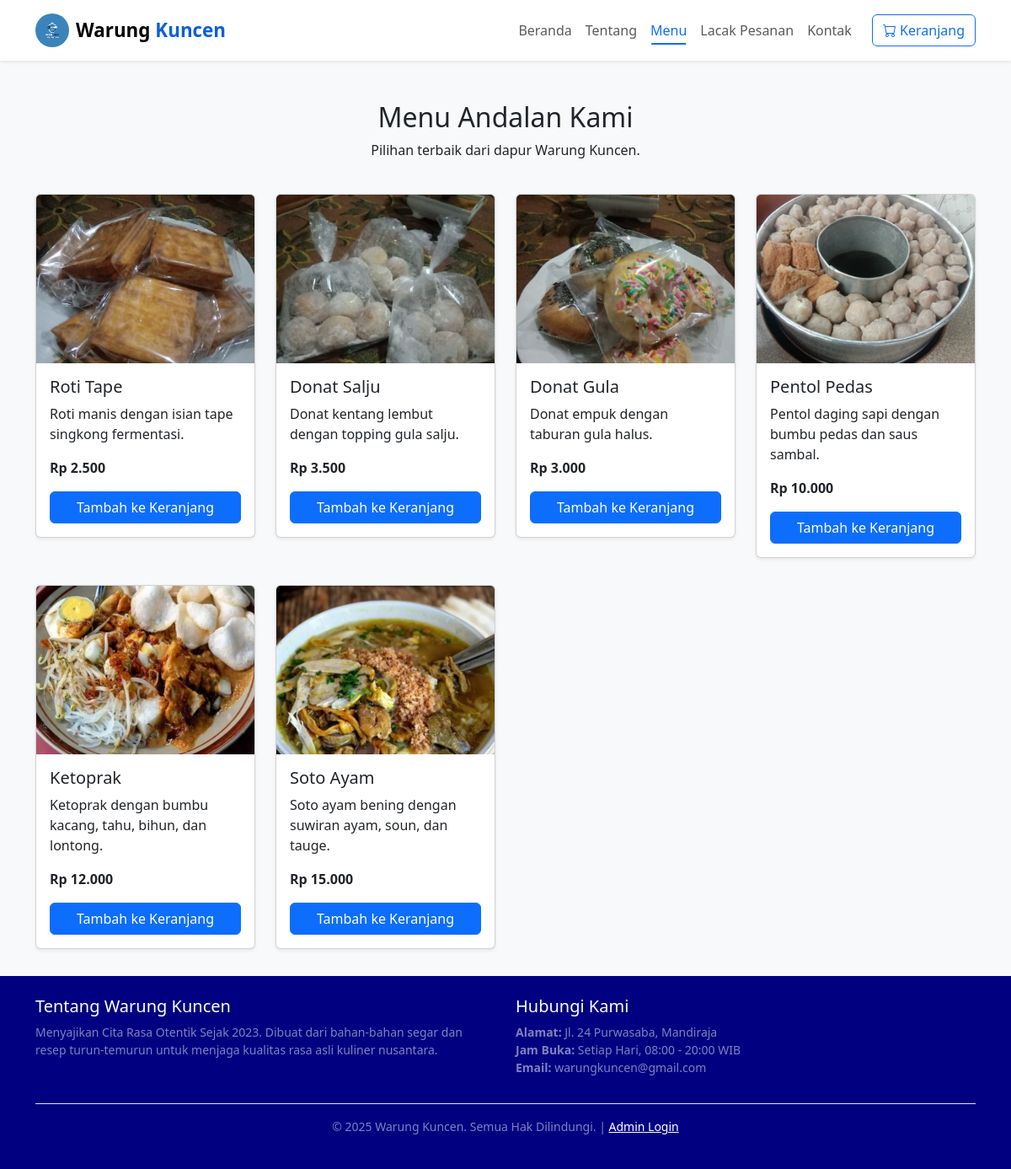
The page / on the database its author committed.
### tables this page shows
CREATE TABLE `produk` (
  `id_produk` int(11) NOT NULL AUTO_INCREMENT,
  `nama_produk` varchar(255) NOT NULL,
  `deskripsi` text NOT NULL,
  `harga` decimal(10,2) NOT NULL,
  `gambar` varchar(255) NOT NULL,
  `stok` int(11) NOT NULL,
  PRIMARY KEY (`id_produk`)
);

### index.php (the view, shortened to what this page needs)
<?php
require_once 'config/koneksi.php';
$sql = "SELECT * FROM produk ORDER BY id_produk DESC";
$result = $koneksi->query($sql);
?>
<!DOCTYPE html>
<html lang="id">
<head>
    <link href="https://cdn.jsdelivr.net/npm/bootstrap@5.3.2/dist/css/bootstrap.min.css" rel="stylesheet">
    <link href="https://cdn.jsdelivr.net/npm/bootstrap-icons/font/bootstrap-icons.css" rel="stylesheet">
</head>
<body>
    <nav class="navbar navbar-expand-lg bg-white shadow-sm sticky-top">
        <div class="container">
            <a class="navbar-brand d-flex align-items-center" href="beranda.php">
                <img src="assets/img/warungkuncen.png" alt="Warung Kuncen Logo" class="navbar-logo me-2">
                <strong>Warung <span style="color: #0b5ed7;">Kuncen</span></strong>
            </a>
            <div class="collapse navbar-collapse" id="navbarNav">
                <ul class="navbar-nav ms-auto">
                    <li class="nav-item"><a class="nav-link" href="beranda.php">Beranda</a></li>
                    <li class="nav-item"><a class="nav-link" href="tentang.php">Tentang</a></li>
                    <li class="nav-item"><a class="nav-link active" href="index.php">Menu</a></li>
                    <li class="nav-item"><a class="nav-link" href="transaksi.php">Lacak Pesanan</a></li>
                    <li class="nav-item"><a class="nav-link" href="kontak.php">Kontak</a></li>
                </ul>
                <a href="pesan.php" class="btn btn-outline-primary ms-lg-3">
                    <i class="bi bi-cart"></i> Keranjang
                </a>
            </div>
        </div>
    </nav>
    <div class="container mt-5">
        <div class="row text-center mb-4">
            <div class="col">
                <h2>Menu Andalan Kami</h2>
                <p>Pilihan terbaik dari dapur Warung Kuncen.</p>
            </div>
        </div>
        <div class="row">
            <?php if ($result && $result->num_rows > 0): ?>
                <?php while($row = $result->fetch_assoc()): ?>
                    <div class="col-lg-3 col-md-4 col-sm-6">
                        <div class="card product-card shadow-sm">
                            <img src="assets/img/<?php echo htmlspecialchars($row['gambar']); ?>" class="card-img-top" alt="<?php echo htmlspecialchars($row['nama_produk']); ?>">
                            <div class="card-body">
                                <h5 class="card-title"><?php echo htmlspecialchars($row['nama_produk']); ?></h5>
                                <p class="card-text"><?php echo htmlspecialchars($row['deskripsi']); ?></p>
                                <p class="card-text"><strong>Rp <?php echo number_format($row['harga'], 0, ',', '.'); ?></strong></p>
                                <a href="pesan.php?id=<?php echo $row['id_produk']; ?>" class="btn btn-primary w-100">Tambah ke Keranjang</a>
                            </div>
                        </div>
                    </div>
                <?php endwhile; ?>
            <?php else: ?>
                <div class="col">
                    <p class="text-center">Belum ada produk yang tersedia.</p>
                </div>
            <?php endif; ?>
        </div>
    </div>
    <footer class="footer bg-dark-blue text-white py-4">
        <div class="container">
            <div class="row">
                <div class="col-md-6 mb-4 mb-md-0">
                    <h5>Tentang Warung Kuncen</h5>
                    <p class="text-white-50 small">Menyajikan Cita Rasa Otentik Sejak 2023. Dibuat dari bahan-bahan segar dan resep turun-temurun untuk menjaga kualitas rasa asli kuliner nusantara.</p>
                </div>
                <div class="col-md-6">
                    <h5>Hubungi Kami</h5>
                    <ul class="list-unstyled text-white-50 small">
                        <li><strong>Alamat:</strong> Jl. 24 Purwasaba, Mandiraja</li>
                        <li><strong>Jam Buka:</strong> Setiap Hari, 08:00 - 20:00 WIB</li>
                        <li><strong>Email:</strong> warungkuncen@gmail.com</li>
                    </ul>
                </div>
            </div>
            <div class="text-center border-top border-white-50 pt-3 mt-3">
                <p class="small text-white-50">&copy; <?php echo date('Y'); ?> Warung Kuncen. Semua Hak Dilindungi. | <a href="admin/login.php" class="text-white">Admin Login</a></p>
            </div>
        </div>
    </footer>
</body>
</html>

### index.php (style rules this page uses)
.bg-dark-blue { background-color: #000080 !important; }
html { overflow-y: scroll; }
body { background-color: #f8f9fa; display: flex; flex-direction: column; min-height: 100vh; }
.navbar { background-color: #ffffff; box-shadow: 0 2px 4px rgba(0,0,0,.1); }
.product-card { transition: transform .2s; margin-bottom: 2rem; }
.card-img-top { height: 200px; object-fit: cover; }
.footer { background-color: #343a40; color: white; padding: 2rem 0; margin-top: auto; }
.navbar { transition: all 0.3s ease-in-out; }
.navbar .navbar-brand { font-size: 1.4rem; padding-top: 0.5rem; padding-bottom: 0.5rem; }
.navbar .nav-link { padding-top: 0.8rem; padding-bottom: 0.8rem; }
.navbar .nav-link { position: relative; transition: color 0.3s ease-in-out; }
.navbar .nav-link::after { content: ''; position: absolute; bottom: 0.5rem; left: 50%; transform: translateX(-50%); width: 0; height: 2px; background-color: #0d6efd; transition: width 0.3s ease-in-out; }
.navbar .nav-link:hover::after, .navbar .nav-link.active::after { width: 70%; }
.navbar .nav-link.active { color: #0d6efd !important; }
.navbar-logo { width: 40px; height: 40px; border-radius: 50%; object-fit: cover; }

### rows shown on the page
produk: gambar (picture), nama_produk "Roti Tape", deskripsi "Roti manis dengan isian tape singkong fermentasi.", harga "2.500"
produk: gambar (picture), nama_produk "Donat Salju", deskripsi "Donat kentang lembut dengan topping gula salju.", harga "3.500"
produk: gambar (picture), nama_produk "Donat Gula", deskripsi "Donat empuk dengan taburan gula halus.", harga "3.000"
produk: gambar (picture), nama_produk "Pentol Pedas", deskripsi "Pentol daging sapi dengan bumbu pedas dan saus sambal.", harga "10.000"
produk: gambar (picture), nama_produk "Ketoprak", deskripsi "Ketoprak dengan bumbu kacang, tahu, bihun, dan lontong.", harga "12.000"
produk: gambar (picture), nama_produk "Soto Ayam", deskripsi "Soto ayam bening dengan suwiran ayam, soun, dan tauge.", harga "15.000"
